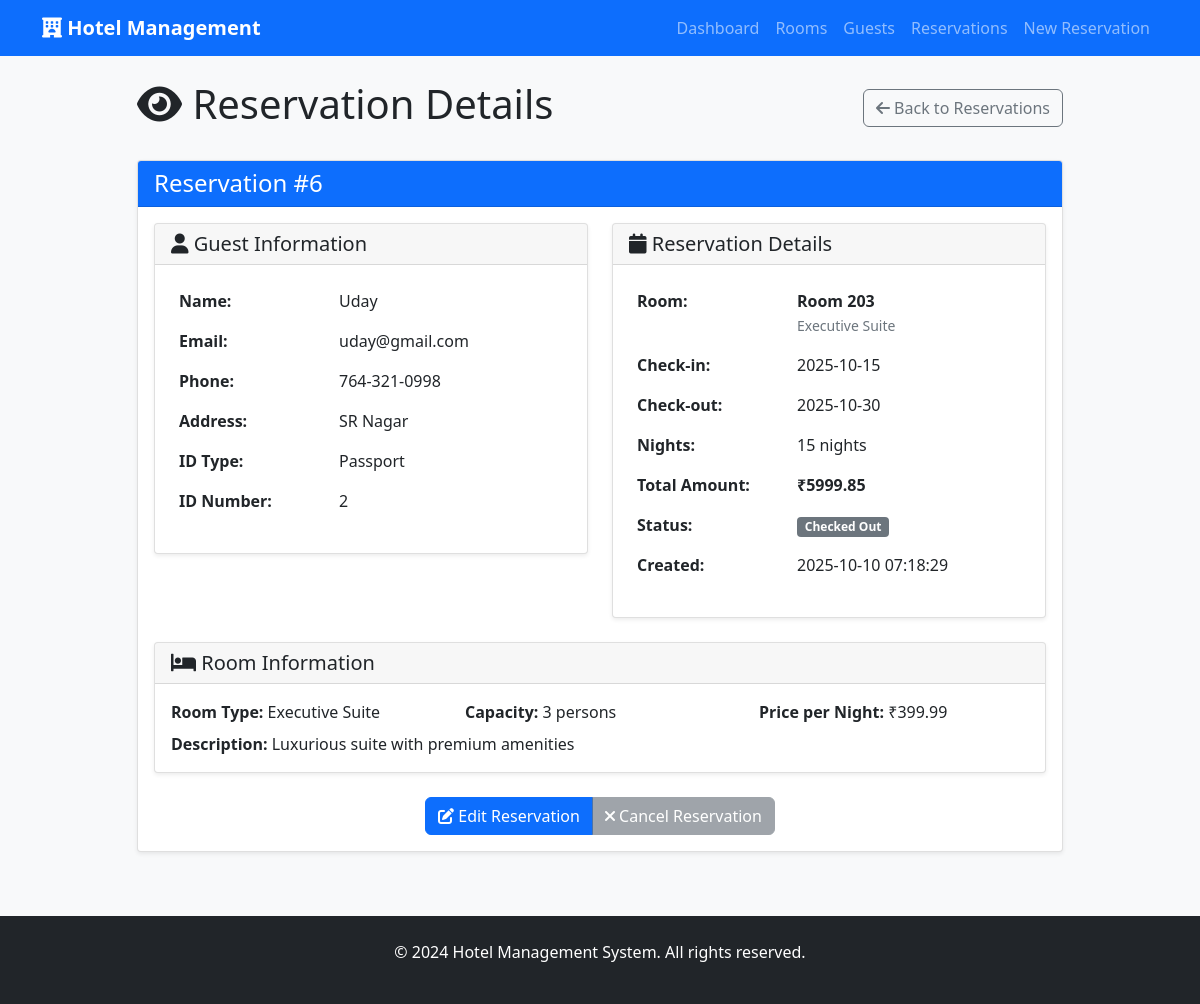
Page /view_reservation/6 on the earlier database version.
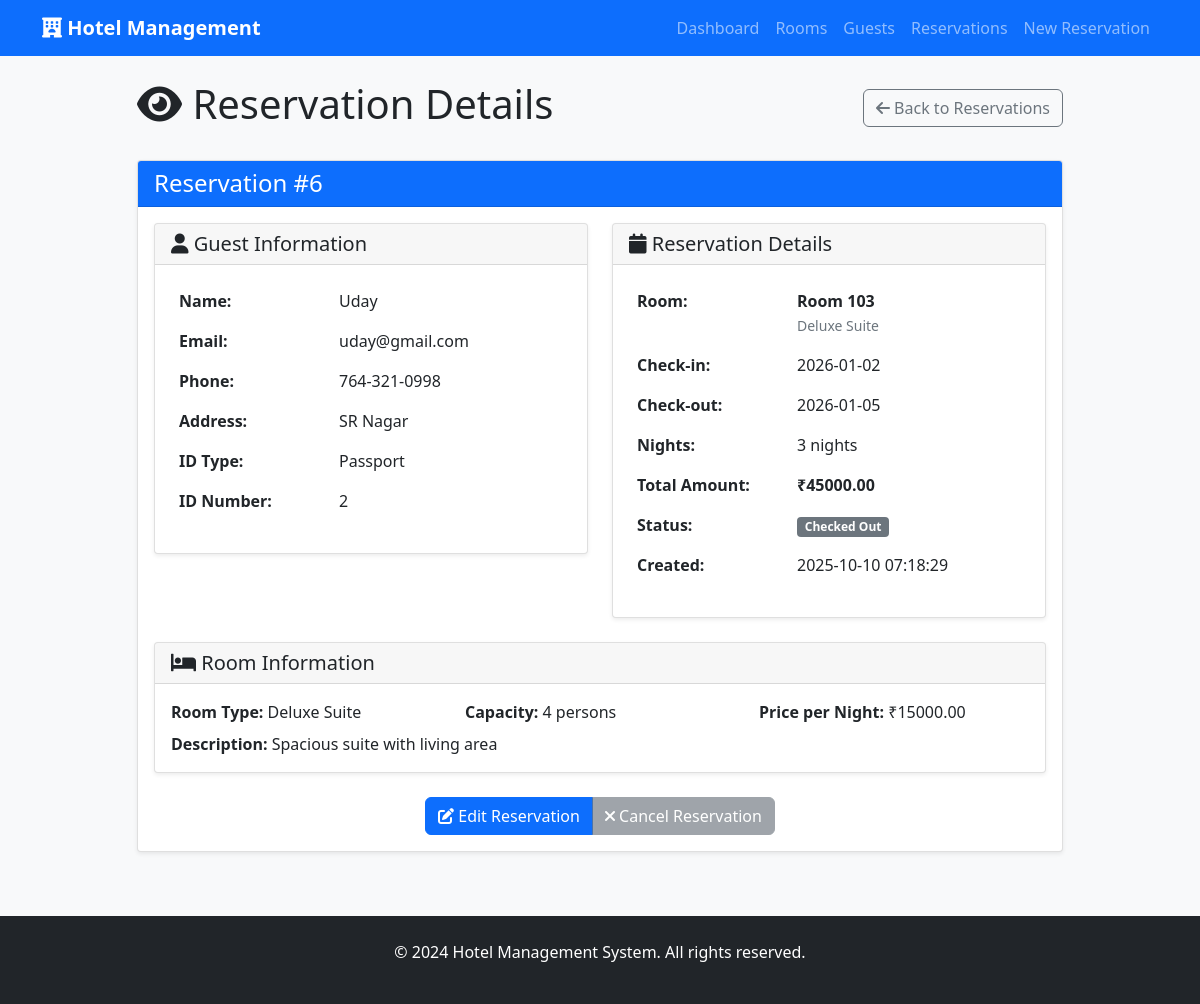
Same page on the later database version.
### tables this page shows
CREATE TABLE reservations (
                reservation_id INTEGER PRIMARY KEY AUTOINCREMENT,
                guest_id INTEGER,
                room_number INTEGER,
                check_in DATE NOT NULL,
                check_out DATE NOT NULL,
                total_amount REAL NOT NULL,
                is_checked_in BOOLEAN DEFAULT 0,
                is_checked_out BOOLEAN DEFAULT 0,
                status TEXT DEFAULT 'confirmed',
                created_date TIMESTAMP DEFAULT CURRENT_TIMESTAMP,
                FOREIGN KEY (guest_id) REFERENCES guests (guest_id),
                FOREIGN KEY (room_number) REFERENCES rooms (room_number)
            );

CREATE TABLE rooms (
                room_number INTEGER PRIMARY KEY,
                room_type TEXT NOT NULL,
                price REAL NOT NULL,
                capacity INTEGER NOT NULL,
                is_occupied BOOLEAN DEFAULT 0,
                clean BOOLEAN DEFAULT 1,
                description TEXT
            );

### app.py (the view)
@app.route('/view_reservation/<int:reservation_id>')
def view_reservation(reservation_id):
    try:
        reservation = db.fetch_one('''
            SELECT
                r.*,
                g.name as guest_name,
                g.email,
                g.phone,
                g.address,
                g.id_type,
                g.id_number,
                rm.room_type,
                rm.price,
                rm.capacity,
                rm.description
            FROM reservations r
            JOIN guests g ON r.guest_id = g.guest_id
            JOIN rooms rm ON r.room_number = rm.room_number
            WHERE r.reservation_id = ?
        ''', (reservation_id,))
        if not reservation:
            flash('Reservation not found!', 'error')
            return redirect(url_for('reservations'))
        nights = 0
        if reservation['check_in'] and reservation['check_out']:
            try:
                if isinstance(reservation['check_in'], str):
                    check_in_date = datetime.strptime(reservation['check_in'], '%Y-%m-%d').date()
                else:
                    check_in_date = reservation['check_in']
                if isinstance(reservation['check_out'], str):
                    check_out_date = datetime.strptime(reservation['check_out'], '%Y-%m-%d').date()
                else:
                    check_out_date = reservation['check_out']
                nights = (check_out_date - check_in_date).days
            except Exception as e:
                print(f"Error calculating nights: {e}")
                nights = 0
        return render_template('view_reservation.html', reservation=reservation, nights=nights)
    except Exception as e:
        flash(f'Error loading reservation: {str(e)}', 'error')
        return redirect(url_for('reservations'))

### app.py (called while the page is built)
    def get_connection(self):
        conn = sqlite3.connect(self.db_name)
        conn.row_factory = sqlite3.Row
        return conn

    def fetch_one(self, query: str, params: tuple = ()) -> Optional[Dict]:
        conn = self.get_connection()
        cursor = conn.cursor()
        cursor.execute(query, params)
        result = cursor.fetchone()
        conn.close()
        return dict(result) if result else None

### templates/view_reservation.html (shortened to what the changed rows need)
{% extends "base.html" %}
{% block content %}
<div class="row justify-content-center">
    <div class="col-md-10">
        <div class="d-flex justify-content-between align-items-center mb-4">
            <h1><i class="fas fa-eye"></i> Reservation Details</h1>
        </div>
        <div class="card">
            <div class="card-header bg-primary text-white">
                <h4 class="mb-0">Reservation #{{ reservation.reservation_id }}</h4>
            </div>
            <div class="card-body">
                <div class="row">
                    <div class="col-md-6">
                        <div class="card mb-4">
                            <div class="card-body">
                                <table class="table table-borderless">
                                    <tr>
                                        <th width="40%">Name:</th>
                                    </tr>
                                    <tr>
                                        <th>Email:</th>
                                    </tr>
                                    <tr>
                                        <th>Phone:</th>
                                    </tr>
                                    <tr>
                                        <th>Address:</th>
                                    </tr>
                                    <tr>
                                        <th>ID Type:</th>
                                    </tr>
                                    <tr>
                                        <th>ID Number:</th>
                                    </tr>
                                </table>
                            </div>
                        </div>
                    </div>
                    <div class="col-md-6">
                        <div class="card mb-4">
                            <div class="card-body">
                                <table class="table table-borderless">
                                    <tr>
                                        <th width="40%">Room:</th>
                                        <td>
                                            <strong>Room {{ reservation.room_number }}</strong><br>
                                            <small class="text-muted">{{ reservation.room_type }}</small>
                                        </td>
                                    </tr>
                                    <tr>
                                        <th>Check-in:</th>
                                        <td>{{ reservation.check_in }}</td>
                                    </tr>
                                    <tr>
                                        <th>Check-out:</th>
                                        <td>{{ reservation.check_out }}</td>
                                    </tr>
                                    <tr>
                                        <th>Nights:</th>
                                        <td>{{ nights }} night{% if nights != 1 %}s{% endif %}</td>
                                    </tr>
                                    <tr>
                                        <th>Total Amount:</th>
                                        <td><strong>₹{{ "%.2f"|format(reservation.total_amount|float) }}</strong></td>
                                    </tr>
                                    <tr>
                                        <th>Status:</th>
                                    </tr>
                                    <tr>
                                        <th>Created:</th>
                                        <td>{{ reservation.created_date }}</td>
                                    </tr>
                                </table>
                            </div>
                        </div>
                    </div>
                </div>
                <div class="card mb-4">
                    <div class="card-body">
                        <div class="row">
                            <div class="col-md-4">
                                <strong>Room Type:</strong> {{ reservation.room_type }}
                            </div>
                            <div class="col-md-4">
                                <strong>Capacity:</strong> {{ reservation.capacity }} person{% if reservation.capacity != 1 %}s{% endif %}
                            </div>
                            <div class="col-md-4">
                                <strong>Price per Night:</strong> ₹{{ "%.2f"|format(reservation.price|float) }}
                            </div>
                        </div>
                        {% if reservation.description %}
                        <div class="row mt-2">
                            <div class="col-12">
                                <strong>Description:</strong> {{ reservation.description }}
                            </div>
                        </div>
                        {% endif %}
                    </div>
                </div>
            </div>
        </div>
    </div>
</div>
{% endblock %}

Differences in the rows shown:
no longer on this page (row edited): rooms: room_type "Executive Suite", capacity "3", price "399.99", description "Luxurious suite with premium amenities"
changed reservations id 6: room_number "203" → "103"; check_in "2025-10-15" → "2026-01-02"; check_out "2025-10-30" → "2026-01-05"; total_amount "5999.85" → "45000.00"
now on this page (row edited): rooms: room_type "Deluxe Suite", capacity "4", price "15000.00", description "Spacious suite with living area"
Other differences:
{{ nights }}: "15" → "3"
